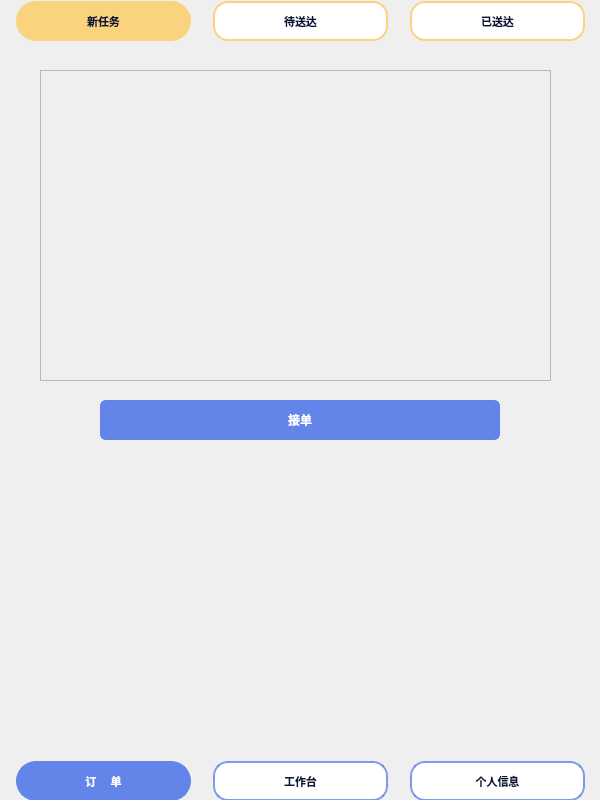
<?xml version="1.0" encoding="UTF-8"?>
<ui version="4.0">
 <class>shangjia</class>
 <widget class="QWidget" name="shangjia">
  <property name="geometry">
   <rect>
    <x>0</x>
    <y>0</y>
    <width>600</width>
    <height>800</height>
   </rect>
  </property>
  <property name="windowTitle">
   <string>果粒橙外卖-商家端</string>
  </property>
  <property name="windowIcon">
   <iconset resource="../Image.qrc">
    <normaloff>:/image/lt_cml.jpg</normaloff>:/image/lt_cml.jpg</iconset>
  </property>
  <widget class="QLabel" name="label_2">
   <property name="geometry">
    <rect>
     <x>0</x>
     <y>0</y>
     <width>600</width>
     <height>800</height>
    </rect>
   </property>
   <property name="styleSheet">
    <string notr="true">background-image: url(:/image/bg_2.png);</string>
   </property>
   <property name="text">
    <string/>
   </property>
  </widget>
  <widget class="QPushButton" name="pushButton_7">
   <property name="geometry">
    <rect>
     <x>100</x>
     <y>400</y>
     <width>400</width>
     <height>40</height>
    </rect>
   </property>
   <property name="minimumSize">
    <size>
     <width>400</width>
     <height>40</height>
    </size>
   </property>
   <property name="maximumSize">
    <size>
     <width>400</width>
     <height>40</height>
    </size>
   </property>
   <property name="font">
    <font>
     <pointsize>-1</pointsize>
     <bold>true</bold>
    </font>
   </property>
   <property name="styleSheet">
    <string notr="true">QPushButton {
    background-color: #6384e9; /* 默认背景色，蓝色 */
    border: 2px solid #6384e9; /* 边框颜色与背景色相同 */
    border-radius: 6px; /* 圆角 */
    color: #ffffff; /* 文本颜色，白色 */
    font-size: 12px;
}

QPushButton:hover {
    background-color: #5076c6; /* 悬浮时背景色变深 */
    border: 2px solid #5076c6; /* 悬浮时边框颜色变深 */
}

QPushButton:pressed {
    background-color: #3a5d8f; /* 按下时背景色变得更深 */
    border-color: #3a5d8f; /* 按下时边框颜色变得更深 */
    transform: scale(0.95); /* 按下时按钮略微缩小 */
}
</string>
   </property>
   <property name="text">
    <string>接单</string>
   </property>
  </widget>
  <widget class="QWidget" name="layoutWidget_2">
   <property name="geometry">
    <rect>
     <x>0</x>
     <y>760</y>
     <width>601</width>
     <height>42</height>
    </rect>
   </property>
   <layout class="QHBoxLayout" name="horizontalLayout">
    <item>
     <widget class="QPushButton" name="pushButton_4">
      <property name="sizePolicy">
       <sizepolicy hsizetype="Minimum" vsizetype="Fixed">
        <horstretch>0</horstretch>
        <verstretch>0</verstretch>
       </sizepolicy>
      </property>
      <property name="minimumSize">
       <size>
        <width>175</width>
        <height>40</height>
       </size>
      </property>
      <property name="maximumSize">
       <size>
        <width>175</width>
        <height>40</height>
       </size>
      </property>
      <property name="font">
       <font>
        <family>Microsoft YaHei</family>
        <pointsize>-1</pointsize>
        <bold>true</bold>
       </font>
      </property>
      <property name="styleSheet">
       <string notr="true">QPushButton {
    background-color: #6384e9; /* 默认背景色，蓝色 */
    border: 2px solid #6384e9; /* 边框颜色与背景色相同 */
    border-radius: 20px; /* 圆角 */
    color: #ffffff; /* 文本颜色，白色 */
    font-size: 11px;
}

QPushButton:hover {
    background-color: #5076c6; /* 悬浮时背景色变深 */
    border: 2px solid #5076c6; /* 悬浮时边框颜色变深 */
}

QPushButton:pressed {
    background-color: #3a5d8f; /* 按下时背景色变得更深 */
    border-color: #3a5d8f; /* 按下时边框颜色变得更深 */
    transform: scale(0.95); /* 按下时按钮略微缩小 */
}
</string>
      </property>
      <property name="text">
       <string>订     单</string>
      </property>
     </widget>
    </item>
    <item>
     <widget class="QPushButton" name="pushButton_6">
      <property name="sizePolicy">
       <sizepolicy hsizetype="Minimum" vsizetype="Fixed">
        <horstretch>0</horstretch>
        <verstretch>0</verstretch>
       </sizepolicy>
      </property>
      <property name="minimumSize">
       <size>
        <width>175</width>
        <height>40</height>
       </size>
      </property>
      <property name="maximumSize">
       <size>
        <width>175</width>
        <height>40</height>
       </size>
      </property>
      <property name="font">
       <font>
        <family>Microsoft YaHei</family>
        <pointsize>-1</pointsize>
        <bold>true</bold>
       </font>
      </property>
      <property name="styleSheet">
       <string notr="true">QPushButton {
    background-color: #ffffff; /* 默认背景色，白色 */
    border: 2px solid rgba(99, 132, 233, 0.8); /* 边框颜色 */
    border-radius: 15px; /* 圆角 */
    color: #081439; /* 文本颜色，深蓝色 */
    font-size: 11px;
}

QPushButton:hover {
	color:#ffffff;
    background-color: rgba(99, 132, 233, 0.8); 
    border: none; /* 悬浮时无边框 */
}

QPushButton:pressed {
    background-color: #b0c4de; /* 按下时背景颜色，稍微偏亮的蓝色 */
    border-color: #4682b4; /* 按下时边框颜色 */
    transform: scale(0.95); /* 按下时按钮略微缩小 */
}
</string>
      </property>
      <property name="text">
       <string>工作台</string>
      </property>
     </widget>
    </item>
    <item>
     <widget class="QPushButton" name="pushButton_5">
      <property name="sizePolicy">
       <sizepolicy hsizetype="Fixed" vsizetype="Fixed">
        <horstretch>0</horstretch>
        <verstretch>0</verstretch>
       </sizepolicy>
      </property>
      <property name="minimumSize">
       <size>
        <width>175</width>
        <height>40</height>
       </size>
      </property>
      <property name="maximumSize">
       <size>
        <width>175</width>
        <height>40</height>
       </size>
      </property>
      <property name="font">
       <font>
        <family>Microsoft YaHei</family>
        <pointsize>-1</pointsize>
        <bold>true</bold>
       </font>
      </property>
      <property name="styleSheet">
       <string notr="true">QPushButton {
    background-color: #ffffff; /* 默认背景色，白色 */
    border: 2px solid rgba(99, 132, 233, 0.8); /* 边框颜色 */
    border-radius: 15px; /* 圆角 */
    color: #081439; /* 文本颜色，深蓝色 */
    font-size: 11px;
}

QPushButton:hover {
	color:#ffffff;
    background-color: rgba(99, 132, 233, 0.8); 
    border: none; /* 悬浮时无边框 */
}

QPushButton:pressed {
    background-color: #b0c4de; /* 按下时背景颜色，稍微偏亮的蓝色 */
    border-color: #4682b4; /* 按下时边框颜色 */
    transform: scale(0.95); /* 按下时按钮略微缩小 */
}
</string>
      </property>
      <property name="text">
       <string>个人信息</string>
      </property>
     </widget>
    </item>
   </layout>
  </widget>
  <widget class="QWidget" name="layoutWidget_3">
   <property name="geometry">
    <rect>
     <x>0</x>
     <y>0</y>
     <width>601</width>
     <height>42</height>
    </rect>
   </property>
   <layout class="QHBoxLayout" name="horizontalLayout_2">
    <item>
     <widget class="QPushButton" name="pushButton">
      <property name="minimumSize">
       <size>
        <width>175</width>
        <height>40</height>
       </size>
      </property>
      <property name="maximumSize">
       <size>
        <width>175</width>
        <height>40</height>
       </size>
      </property>
      <property name="font">
       <font>
        <pointsize>-1</pointsize>
        <bold>true</bold>
       </font>
      </property>
      <property name="styleSheet">
       <string notr="true">QPushButton {
    background-color: #fad37f; /* 默认背景色 */
    border: 2px solid #fad37f; /* 默认边框颜色与背景色相同 */
    border-radius: 20px; /* 圆角 */
    color: #081439; /* 文本颜色，深蓝色 */
    font-size: 11px;
}

QPushButton:hover {
    background-color: #f1c66f; /* 悬浮时背景颜色变深 */
    border: 2px solid #f1c66f; /* 悬浮时边框颜色与背景色相同 */
}

QPushButton:pressed {
    background-color: #081439; /* 按下时背景颜色更深 */
    border-color: #081439; /* 按下时边框颜色与背景色相同 */
    transform: scale(0.95); /* 按下时按钮略微缩小 */
}

</string>
      </property>
      <property name="text">
       <string>新任务</string>
      </property>
     </widget>
    </item>
    <item>
     <widget class="QPushButton" name="pushButton_2">
      <property name="minimumSize">
       <size>
        <width>175</width>
        <height>40</height>
       </size>
      </property>
      <property name="maximumSize">
       <size>
        <width>175</width>
        <height>40</height>
       </size>
      </property>
      <property name="font">
       <font>
        <pointsize>-1</pointsize>
        <bold>true</bold>
       </font>
      </property>
      <property name="styleSheet">
       <string notr="true">QPushButton {
    background-color: #ffffff; /* 默认背景色，白色 */
    border: 2px solid #fad37f; /* 边框颜色 */
    border-radius: 15px; /* 圆角 */
    color: #081439; /* 文本颜色，深蓝色 */
    font-size: 11px;
}

QPushButton:hover {
	color:#ffffff;
    background-color: #fad37f; /* 悬浮时背景颜色和边框相同 */
    border: 2px solid #fad37f; /* 悬浮时边框颜色和背景相同 */
}

QPushButton:pressed {
    background-color: #f1e0a6; /* 按下时背景颜色变浅 */
    border-color: #fad37f; /* 按下时边框颜色保持不变 */
    transform: scale(0.95); /* 按下时按钮略微缩小 */
}
</string>
      </property>
      <property name="text">
       <string>待送达</string>
      </property>
     </widget>
    </item>
    <item>
     <widget class="QPushButton" name="pushButton_3">
      <property name="minimumSize">
       <size>
        <width>175</width>
        <height>40</height>
       </size>
      </property>
      <property name="maximumSize">
       <size>
        <width>175</width>
        <height>40</height>
       </size>
      </property>
      <property name="font">
       <font>
        <pointsize>-1</pointsize>
        <bold>true</bold>
       </font>
      </property>
      <property name="styleSheet">
       <string notr="true">QPushButton {
    background-color: #ffffff; /* 默认背景色，白色 */
    border: 2px solid #fad37f; /* 边框颜色 */
    border-radius: 15px; /* 圆角 */
    color: #081439; /* 文本颜色，深蓝色 */
    font-size: 11px;
}

QPushButton:hover {
	color:#ffffff;
    background-color: #fad37f; /* 悬浮时背景颜色和边框相同 */
    border: 2px solid #fad37f; /* 悬浮时边框颜色和背景相同 */
}

QPushButton:pressed {
    background-color: #f1e0a6; /* 按下时背景颜色变浅 */
    border-color: #fad37f; /* 按下时边框颜色保持不变 */
    transform: scale(0.95); /* 按下时按钮略微缩小 */
}
</string>
      </property>
      <property name="text">
       <string>已送达</string>
      </property>
     </widget>
    </item>
   </layout>
  </widget>
  <widget class="QScrollArea" name="scrollArea">
   <property name="geometry">
    <rect>
     <x>40</x>
     <y>70</y>
     <width>511</width>
     <height>311</height>
    </rect>
   </property>
   <property name="widgetResizable">
    <bool>true</bool>
   </property>
   <widget class="QWidget" name="scrollAreaWidgetContents">
    <property name="geometry">
     <rect>
      <x>0</x>
      <y>0</y>
      <width>509</width>
      <height>309</height>
     </rect>
    </property>
   </widget>
  </widget>
 </widget>
 <resources>
  <include location="../Image.qrc"/>
 </resources>
 <connections/>
</ui>
